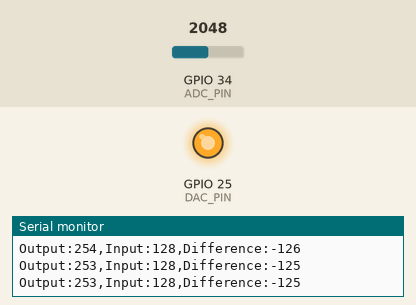
Recording of a program running on a simulated ESP32. On the bench: output pins drawn as LEDs (lit = HIGH), the last lines printed to the serial monitor. The inputs (shaded band) are chosen by the test bench; at power-on: GPIO 34 (ADC_PIN) = 2048 (analog values on the 0–4095 scale).

Above: at 1.1 s.
1.4 s: GPIO 34 (ADC_PIN) set to 2866
At 2.9 s:
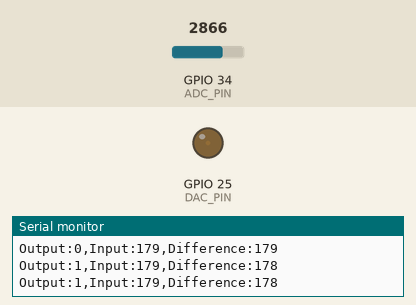
4.4 s: GPIO 34 (ADC_PIN) set to 3603
At 5.62 s:
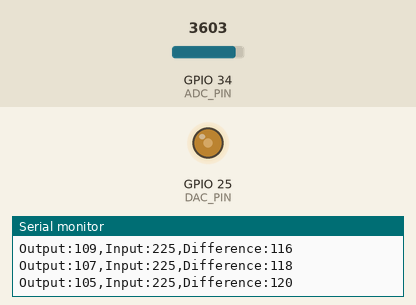
7.4 s: GPIO 34 (ADC_PIN) set to 4031
10.4 s: GPIO 34 (ADC_PIN) set to 4080
Timing chart, 0 to 14.4 s (numbered marks = the images above; inputs shaded):
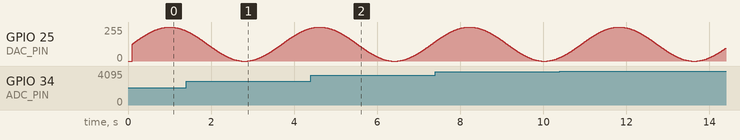

The program:

main.cpp
```cpp
#include <Arduino.h>

#define DAC_PIN 25      // Using DAC channel 1 (GPIO25)
#define ADC_PIN 34      // Using ADC pin (GPIO34)
#define SAMPLES 360     // One sample per degree
#define AVG_SAMPLES 5   // Number of samples to average

const float PI2 = 6.283185307179586476925286766559;
byte lookupTable[SAMPLES];
unsigned long previousMillis = 0;
int currentIndex = 0;

void generateSineWave() {
  for (int i = 0; i < SAMPLES; i++) {
    lookupTable[i] = (byte)((sin(i * PI2 / SAMPLES) + 1) * 127.5);
  }
}

void setup() {
  Serial.begin(115200);
  generateSineWave();
  analogReadResolution(8);

  // Add some settling time
  delay(100);
}

void loop() {
  unsigned long currentMillis = millis();

  // Update every 10ms (slower rate for better stability)
  if (currentMillis - previousMillis >= 10) {
    previousMillis = currentMillis;

    // Write DAC value
    byte outputValue = lookupTable[currentIndex];
    dacWrite(DAC_PIN, outputValue);

    // Read ADC value with averaging
    int inputSum = 0;
    for(int i = 0; i < AVG_SAMPLES; i++) {
      inputSum += analogRead(ADC_PIN);
      delayMicroseconds(100); // Small delay between readings
    }
    int inputValue = inputSum / AVG_SAMPLES;

    // Calculate difference
    int difference = inputValue - outputValue;

    // Print values for plotting
    Serial.print("Output:");
    Serial.print(outputValue);
    Serial.print(",Input:");
    Serial.print(inputValue);
    Serial.print(",Difference:");
    Serial.println(difference);

    // Update index
    currentIndex = (currentIndex + 1) % SAMPLES;
  }
}
```
